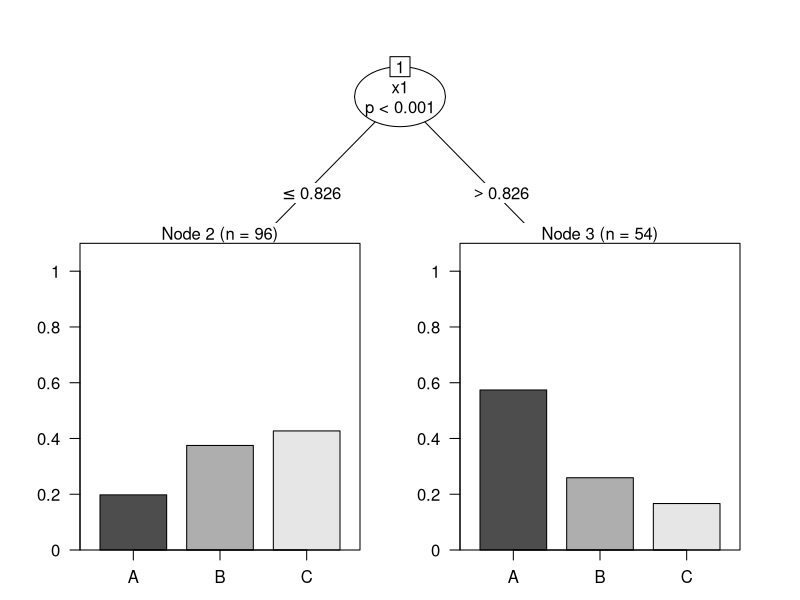
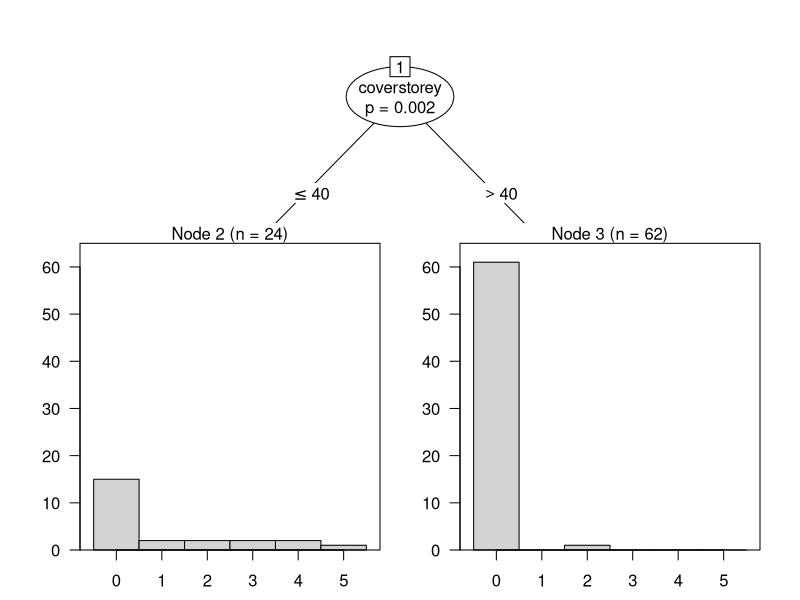
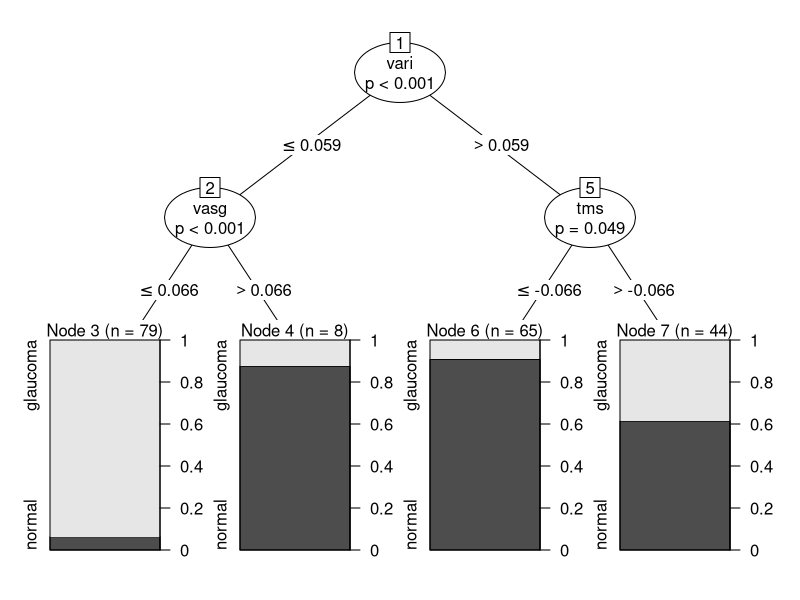
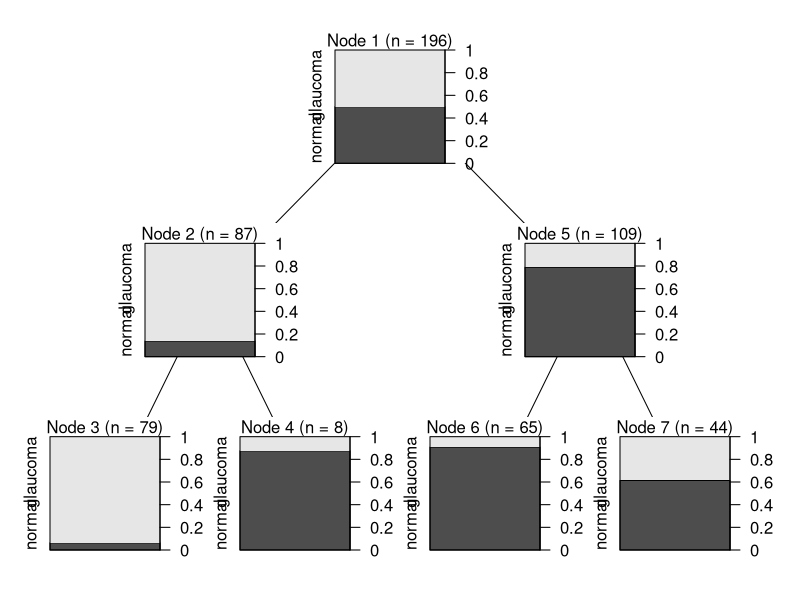
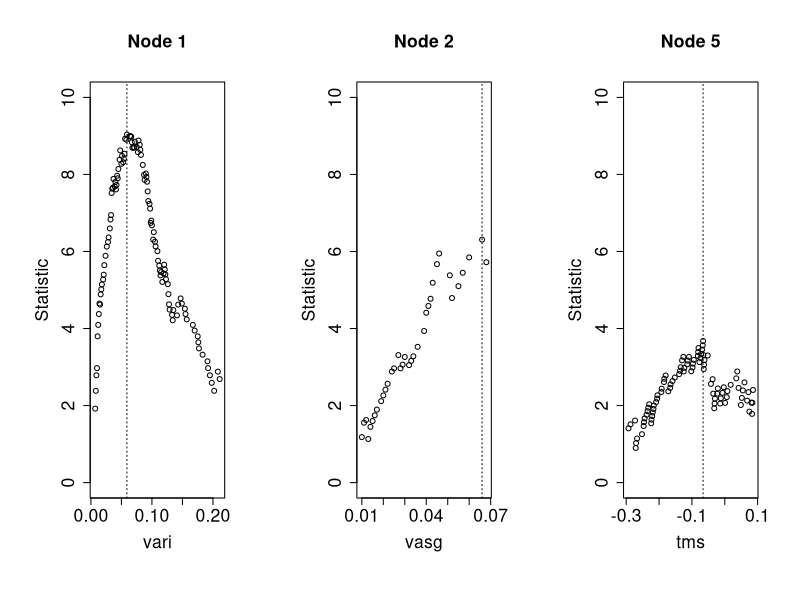
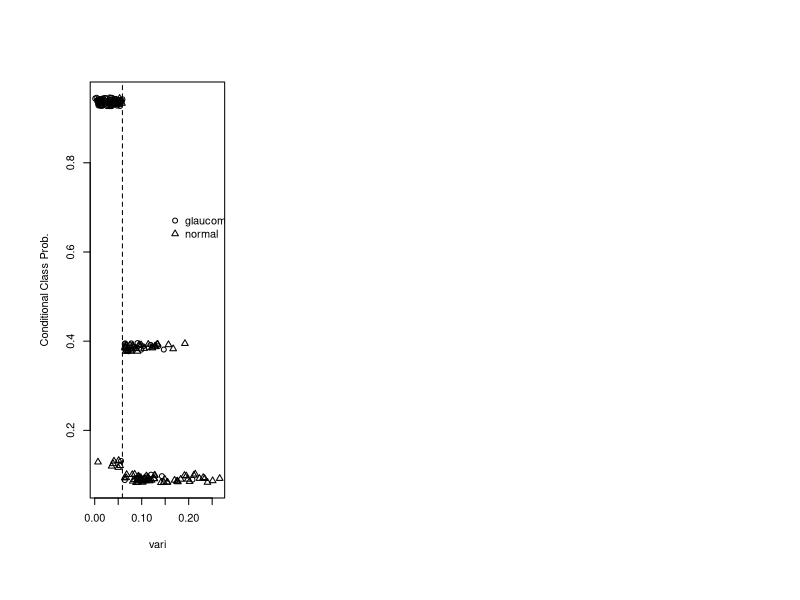
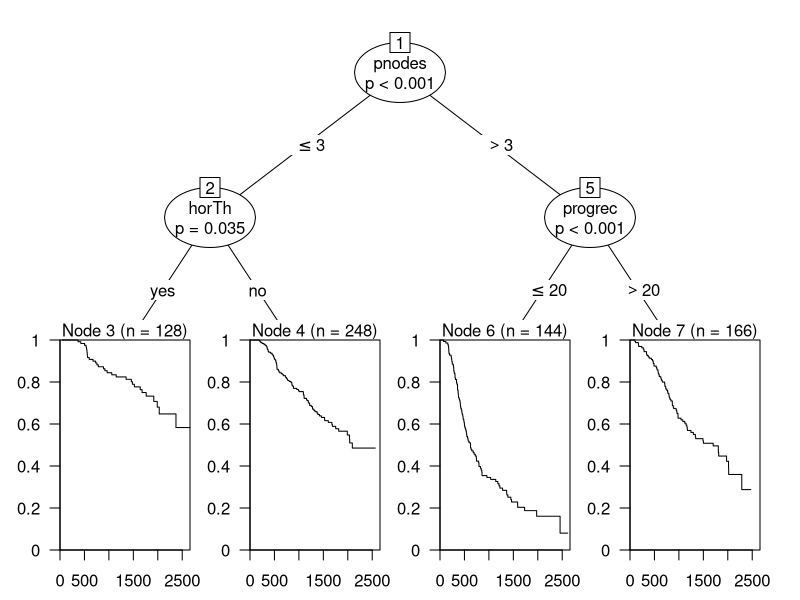
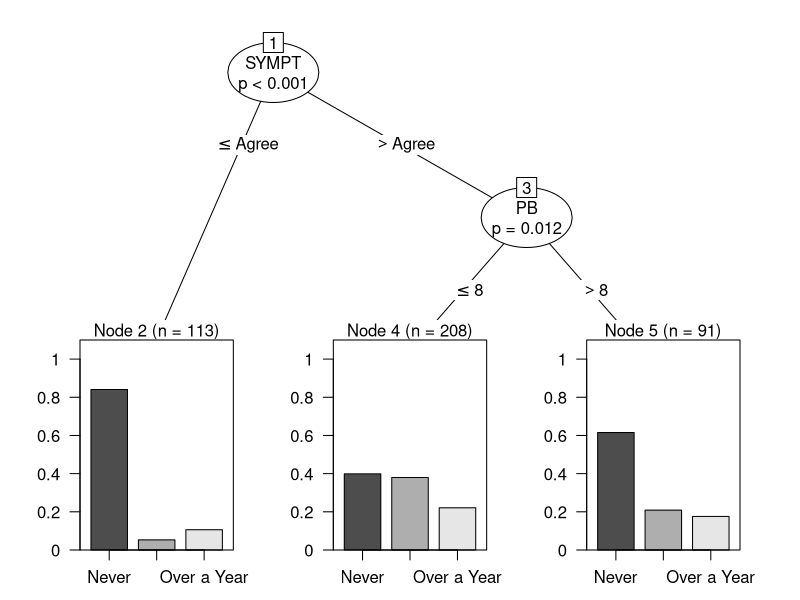

R code for these plots, in order:
### R code from vignette source 'party.Rnw'

###################################################
### code chunk number 1: setup
###################################################
options(width = 70, SweaveHooks = list(leftpar = 
    function() par(mai = par("mai") * c(1, 1.1, 1, 1))))
require("party")
require("coin")
set.seed(290875)


###################################################
### code chunk number 2: party-data
###################################################
ls <- data.frame(y = gl(3, 50, labels = c("A", "B", "C")), x1 = rnorm(150) + rep(c(1, 0, 0), c(50, 50,
50)), x2 = runif(150))


###################################################
### code chunk number 3: party-formula
###################################################
library("party")
ctree(y ~ x1 + x2, data = ls)


###################################################
### code chunk number 4: party-xtrafo
###################################################
ctree(y ~ x1 + x2, data = ls, xtrafo = function(data) trafo(data,
numeric_trafo = rank))


###################################################
### code chunk number 5: party-Bonf
###################################################
ctree_control(testtype = "Bonferroni")


###################################################
### code chunk number 6: party-MC
###################################################
ctree_control(testtype = "MonteCarlo")           


###################################################
### code chunk number 7: party-ss
###################################################
ctree_control(savesplitstats = TRUE)


###################################################
### code chunk number 8: party-minsplit
###################################################
ctree_control(minsplit = 20)


###################################################
### code chunk number 9: party-maxsurr
###################################################
ctree_control(maxsurrogate = 3)


###################################################
### code chunk number 10: party-fitted
###################################################
ct <- ctree(y ~ x1 + x2, data = ls)


###################################################
### code chunk number 11: party-print
###################################################
ct


###################################################
### code chunk number 12: party-plot
###################################################
plot(ct)


###################################################
### code chunk number 13: party-nodes
###################################################
nodes(ct, 1)


###################################################
### code chunk number 14: party-nodelist
###################################################
names(nodes(ct, 1)[[1]])


###################################################
### code chunk number 15: party-Predict
###################################################
Predict(ct, newdata = ls)


###################################################
### code chunk number 16: party-treeresponse
###################################################
treeresponse(ct, newdata = ls[c(1, 51, 101),])


###################################################
### code chunk number 17: party-where
###################################################
where(ct, newdata = ls[c(1,51,101),])


###################################################
### code chunk number 18: treepipit-ctree
###################################################
data("treepipit", package = "coin")
tptree <- ctree(counts ~ ., data = treepipit)


###################################################
### code chunk number 19: treepipit-plot
###################################################
plot(tptree, terminal_panel = node_hist(tptree, breaks = 0:6-0.5, ymax = 65, 
horizontal = FALSE, freq = TRUE))


###################################################
### code chunk number 20: treepipit-x
###################################################
x <- tptree@tree


###################################################
### code chunk number 21: glaucoma-ctree
###################################################
data("GlaucomaM", package = "TH.data")
gtree <- ctree(Class ~ ., data = GlaucomaM)


###################################################
### code chunk number 22: glaucoma-x
###################################################
x <- gtree@tree


###################################################
### code chunk number 23: glaucoma-plot
###################################################
plot(gtree)


###################################################
### code chunk number 24: glaucoma-plot-inner
###################################################
plot(gtree, inner_panel = node_barplot, 
     edge_panel = function(...) invisible(), tnex = 1)


###################################################
### code chunk number 25: glaucoma-plot2 (eval = FALSE)
###################################################
## plot(gtree)


###################################################
### code chunk number 26: glaucoma-plot-inner (eval = FALSE)
###################################################
## plot(gtree, inner_panel = node_barplot, 
##      edge_panel = function(...) invisible(), tnex = 1)


###################################################
### code chunk number 27: glaucoma-split-plot
###################################################
getOption("SweaveHooks")[["leftpar"]]()
cex <- 1.6
inner <- nodes(gtree, c(1, 2, 5))
layout(matrix(1:length(inner), ncol = length(inner)))
out <- sapply(inner, function(i) {
    splitstat <- i$psplit$splitstatistic
    x <- GlaucomaM[[i$psplit$variableName]][splitstat > 0]
    plot(x, splitstat[splitstat > 0], main = paste("Node", i$nodeID),
         xlab = i$psplit$variableName, ylab = "Statistic", ylim = c(0, 10),
         cex.axis = cex, cex.lab = cex, cex.main = cex)
    abline(v = i$psplit$splitpoint, lty = 3)
})


###################################################
### code chunk number 28: glaucoma-prediction
###################################################
table(Predict(gtree), GlaucomaM$Class)


###################################################
### code chunk number 29: glaucoma-classprob
###################################################
prob <- sapply(treeresponse(gtree), function(x) x[1]) +
               runif(nrow(GlaucomaM), min = -0.01, max = 0.01)
splitvar <- nodes(gtree, 1)[[1]]$psplit$variableName
plot(GlaucomaM[[splitvar]], prob, 
     pch = as.numeric(GlaucomaM$Class), ylab = "Conditional Class Prob.",
     xlab = splitvar)
abline(v = nodes(gtree, 1)[[1]]$psplit$splitpoint, lty = 2)
legend(0.15, 0.7, pch = 1:2, legend = levels(GlaucomaM$Class), bty = "n")


###################################################
### code chunk number 30: GBSGS-ctree
###################################################
data("GBSG2", package = "TH.data")  
stree <- ctree(Surv(time, cens) ~ ., data = GBSG2)


###################################################
### code chunk number 31: GBSG2-plot
###################################################
plot(stree)


###################################################
### code chunk number 32: GBSG2-KM
###################################################
treeresponse(stree, newdata = GBSG2[1:2,])


###################################################
### code chunk number 33: mammo-ctree
###################################################
data("mammoexp", package = "TH.data")
mtree <- ctree(ME ~ ., data = mammoexp)


###################################################
### code chunk number 34: mammo-plot
###################################################
plot(mtree)


###################################################
### code chunk number 35: bib
###################################################
thisdir <- getwd()
bibfile <- system.file("REFERENCES.bib", package = "party")
### bibfile may contain spaces LaTeX is unable to deal with on MacOS it seems
if (file.copy(bibfile, to = thisdir, overwrite = TRUE)) {
    bibfile <- "REFERENCES.bib"
} else {
    ### hope for the best
    bibfile <- file.path("..", "inst", "REFERENCES.bib")
}


###################################################
### code chunk number 36: spider-ctree (eval = FALSE)
###################################################
## data("spider", package = "mvpart")   
## sptree <- ctree(arct.lute + pard.lugu + zora.spin + pard.nigr + pard.pull +
##            aulo.albi + troc.terr + alop.cune + pard.mont + alop.acce + 
##            alop.fabr + arct.peri ~ herbs+reft+moss+sand+twigs+water, 
##            controls = ctree_control(teststat = "max", testtype = "MonteCarlo", nresample = 9999, 
##            minsplit = 5, mincriterion = 0.9), data = spider)
## sptree@tree$criterion
## 
## library("coin")
## data("spider", package = "mvpart")
## it <- independence_test(arct.lute + pard.lugu + zora.spin + pard.nigr + pard.pull +
##                        aulo.albi + troc.terr + alop.cune + pard.mont + alop.acce +   
##                        alop.fabr + arct.peri ~ herbs+reft+moss+sand+twigs+water, 
##                        data = spider, distribution = approximate(B = 19999))
## statistic(it, "standardized")
## pvalue(it)


###################################################
### code chunk number 37: spider-plot (eval = FALSE)
###################################################
## plot(sptree, terminal_panel = node_terminal)
